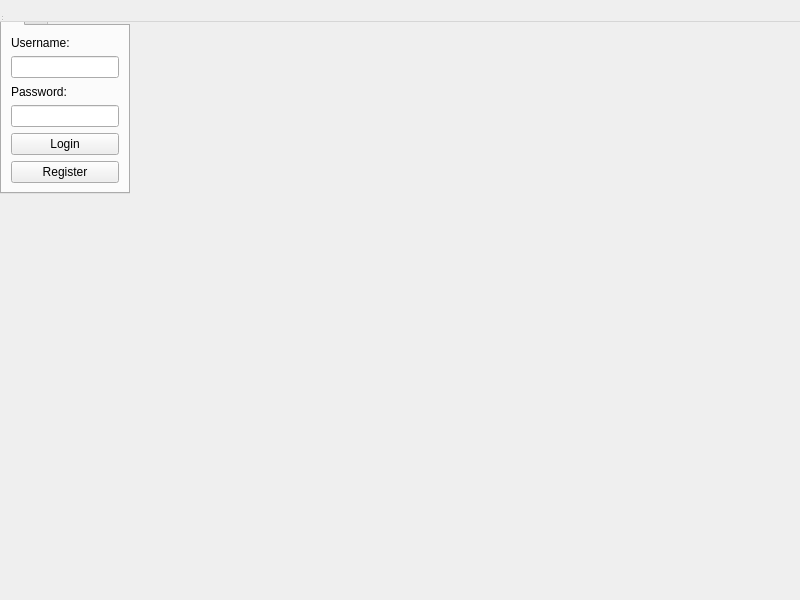
<?xml version="1.0" encoding="UTF-8"?>
<ui version="4.0">
 <class>MainWindow</class>
 <widget class="QMainWindow" name="MainWindow">
  <property name="geometry">
   <rect>
    <x>0</x>
    <y>0</y>
    <width>800</width>
    <height>600</height>
   </rect>
  </property>
  <property name="windowTitle">
   <string>Market Calculator</string>
  </property>
  <widget class="QWidget" name="centralwidget">
   <widget class="QTabWidget" name="tabWidget">
    <widget class="QWidget" name="tab">
     <layout class="QVBoxLayout" name="verticalLayout">
      <item>
       <widget class="QLabel" name="label">
        <property name="text">
         <string>Username:</string>
        </property>
       </widget>
      </item>
      <item>
       <widget class="QLineEdit" name="lineEdit"/>
      </item>
      <item>
       <widget class="QLabel" name="label_2">
        <property name="text">
         <string>Password:</string>
        </property>
       </widget>
      </item>
      <item>
       <widget class="QLineEdit" name="lineEdit_2">
        <property name="echoMode">
         <enum>QLineEdit::Password</enum>
        </property>
       </widget>
      </item>
      <item>
       <widget class="QPushButton" name="pushButton">
        <property name="text">
         <string>Login</string>
        </property>
       </widget>
      </item>
      <item>
       <widget class="QPushButton" name="pushButton_2">
        <property name="text">
         <string>Register</string>
        </property>
       </widget>
      </item>
     </layout>
    </widget>
    <widget class="QWidget" name="tab_2">
     <layout class="QVBoxLayout" name="verticalLayout_2">
      <item>
       <widget class="QLabel" name="label_3">
        <property name="text">
         <string>Coin 1:</string>
        </property>
       </widget>
      </item>
      <item>
       <widget class="QLineEdit" name="lineEdit_3"/>
      </item>
      <item>
       <widget class="QLabel" name="label_4">
        <property name="text">
         <string>Coin 2:</string>
        </property>
       </widget>
      </item>
      <item>
       <widget class="QLineEdit" name="lineEdit_4"/>
      </item>
      <item>
       <widget class="QPushButton" name="pushButton_3">
        <property name="text">
         <string>Calculate</string>
        </property>
       </widget>
      </item>
     </layout>
    </widget>
   </widget>
   <widget class="QMenuBar" name="menubar">
    <property name="geometry">
     <rect>
      <x>0</x>
      <y>0</y>
      <width>800</width>
      <height>22</height>
     </rect>
    </property>
   </widget>
   <widget class="QToolBar" name="toolBar">
    <attribute name="toolBarArea">
     <enum>TopToolBarArea</enum>
    </attribute>
    <attribute name="toolBarBreak">
     <bool>false</bool>
    </attribute>
   </widget>
   <widget class="QStatusBar" name="statusbar"/>
  </widget>
 </widget>
 <resources/>
 <connections/>
</ui>
